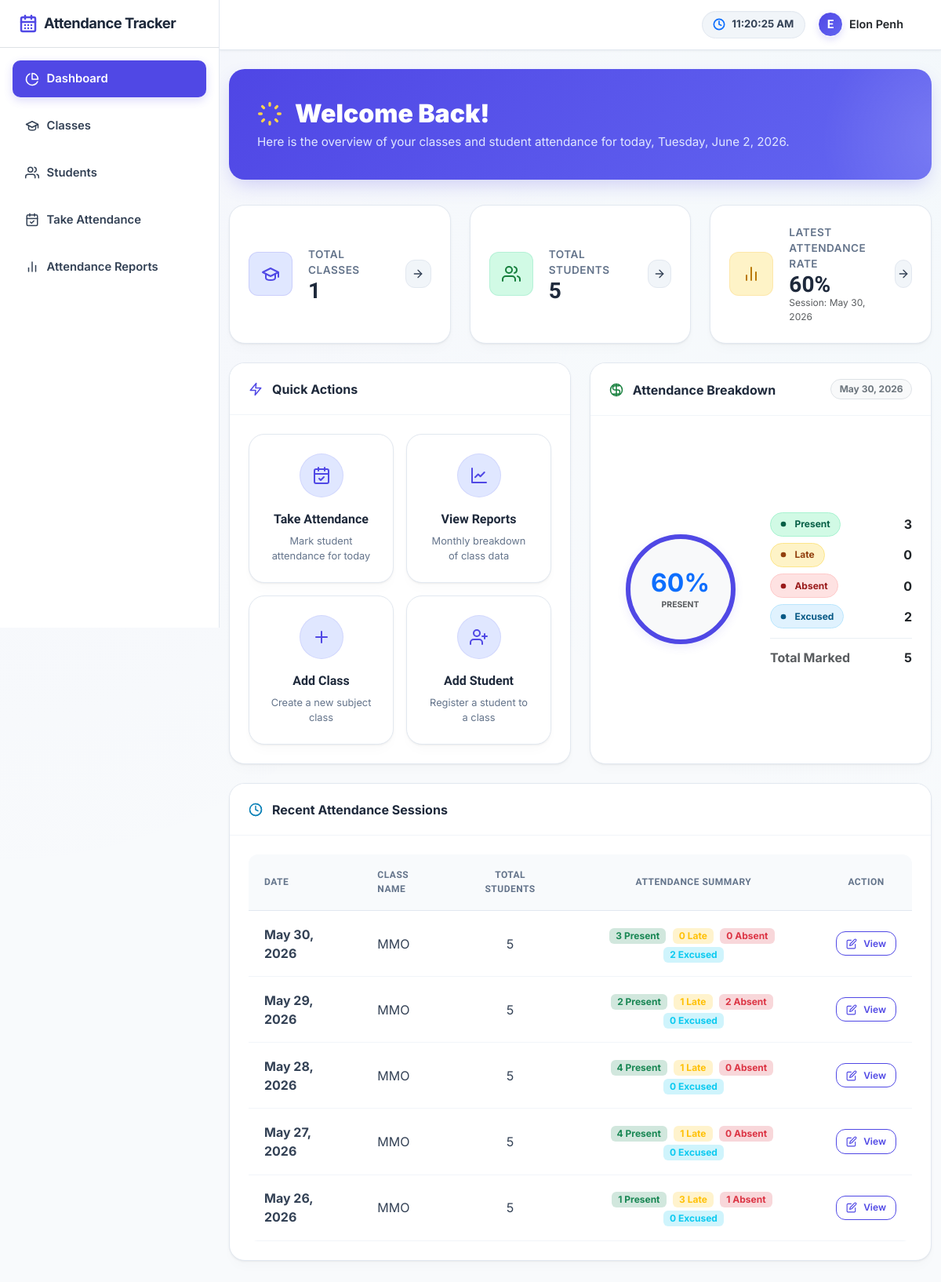
The app's page / (signed in) with its own data.
### tables this page shows
CREATE TABLE `class_tbl` (
  `id` int NOT NULL AUTO_INCREMENT,
  `name` text NOT NULL,
  `created_at` datetime NOT NULL DEFAULT CURRENT_TIMESTAMP,
  `updated_at` datetime DEFAULT NULL ON UPDATE CURRENT_TIMESTAMP,
  PRIMARY KEY (`id`)
);

### pages/home.php (the view, shortened to what the rows shown need)
<?php
$stats = $actionClass->get_dashboard_stats();
$recent_sessions = $stats['recent_sessions'];
?>
<div class="row">
    <div class="col-12">
        <div class="dashboard-welcome">
            <h1 class="welcome-title">
                <span class="align-middle">Welcome Back!</span>
            </h1>
        </div>
    </div>
</div>
<div class="row">
    <div class="col-12">
        <div class="card mb-4">
            <div class="card-body p-0">
                <div class="table-responsive border-0">
                    <table class="table table-hovered mb-0">
                        <thead>
                            <tr>
                                <th>Date</th>
                                <th>Class Name</th>
                                <th class="text-center">Total Students</th>
                                <th class="text-center">Attendance Summary</th>
                                <th class="text-center">Action</th>
                            </tr>
                        </thead>
                        <tbody>
                            <?php if (!empty($recent_sessions)): ?>
                                <?php foreach ($recent_sessions as $sess): ?>
                                    <tr>
                                        <td class="fw-bold"><?= date("M d, Y", strtotime($sess['class_date'])) ?></td>
                                        <td><?= $sess['class_name'] ?></td>
                                        <td class="text-center"><?= $sess['total_students'] ?></td>
                                        <td class="text-center">
                                            <span class="badge bg-success-subtle text-success me-1 px-2 py-1 rounded fw-bold" title="Present"><?= $sess['present_count'] ?> Present</span>
                                            <span class="badge bg-warning-subtle text-warning me-1 px-2 py-1 rounded fw-bold" title="Late"><?= $sess['late_count'] ?> Late</span>
                                            <span class="badge bg-danger-subtle text-danger me-1 px-2 py-1 rounded fw-bold" title="Absent"><?= $sess['absent_count'] ?> Absent</span>
                                            <span class="badge bg-info-subtle text-info px-2 py-1 rounded fw-bold" title="Excused"><?= $sess['excused_count'] ?? 0 ?> Excused</span>
                                        </td>
                                        <td class="text-center">
                                            <a href="./?page=attendance&class_id=<?= $sess['class_id'] ?>&class_date=<?= $sess['class_date'] ?>" class="btn btn-sm btn-outline-primary d-inline-flex align-items-center gap-1" title="Edit/View">
                                                View
                                            </a>
                                        </td>
                                    </tr>
                                <?php endforeach; ?>
                            <?php endif; ?>
                        </tbody>
                    </table>
                </div>
            </div>
        </div>
    </div>
</div>

### records on screen
class_tbl: class_date "May 30, 2026", name "MMO", total_students "5", present_count "3", late_count "0", absent_count "0", excused_count "2", class_date "May 29, 2026", present_count "2", late_count "1", absent_count "2", excused_count "0", class_date "May 28, 2026", present_count "4", class_date "May 27, 2026", class_date "May 26, 2026", present_count "1", late_count "3", absent_count "1"

### other values on screen
mb_substr($_SESSION['user']['fullname'] ?? 'U', 0, 1, 'UTF-8') "E"
$_SESSION['user']['fullname'] "Elon Penh"
$total_classes "1"
$total_students "5"
$latest_attendance_rate "60"
date("M d, Y", strtotime($latest_date)) "May 30, 2026"
$breakdown['present'] "3"
$breakdown['late'] "0"
$breakdown['absent'] "0"
$breakdown['excused'] "2"
$breakdown['total'] "5"
